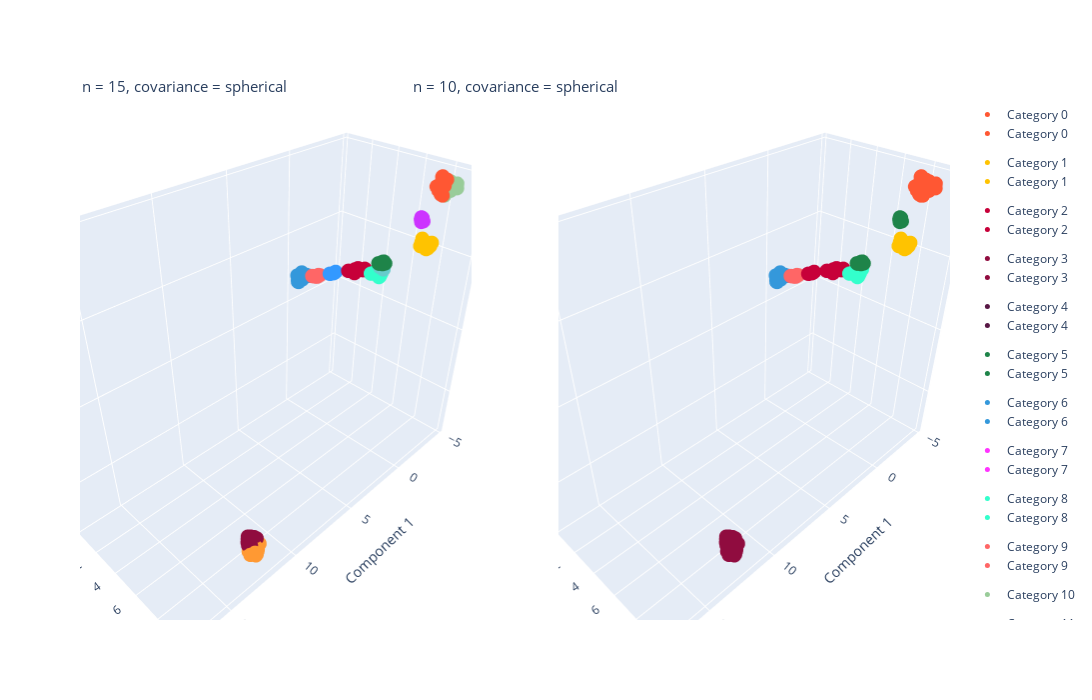

The cell this chart's notebook holds for it:
### Markdown cell above
In order to visualize how clusters were corresponded, another pca fit is done but this time only with 2 components to have x-y axis

### Code cell
# Declaring umap instance to use for plotting
umap_plot = UMAP(n_components=3, random_state=23)

# Creating the X_plot dataset
X_plot = umap_plot.fit_transform(X_sc)

# Plotting with Plotly
colors = ["#FF5733", "#FFC300", "#C70039", "#900C3F", "#581845", "#1E8449", "#3498DB",
          "#FF33FF", "#33FFCC", "#FF6666", "#99CC99", "#3399FF", "#FF9933", "#CC33FF", "#66CCCC"]

fig = make_subplots(rows=1, cols=2, specs=[[{'type': 'scatter3d'}, {'type': 'scatter3d'}]])

for j in range(2):
    model = gaussian_models[j]
    X_plot_gauss = np.c_[X_plot, gaussian_labels[j]]
    n_components = len(np.unique(gaussian_labels[j]))
    
    for category in np.unique(gaussian_labels[j]):
        category_indices = (gaussian_labels[j] == category)
        scatter = go.Scatter3d(x=X_plot_gauss[category_indices, 0], 
                               y=X_plot_gauss[category_indices, 1], 
                               z=X_plot_gauss[category_indices, 2],
                               mode='markers', 
                               marker=dict(color=colors[category], size=5),
                               name=f'Category {category}',
                               legendgroup=f'Category {category}')

        fig.add_trace(scatter, row=1, col=j + 1)

titles = [f'n = {gaussian_models[0].n_components}, covariance = {gaussian_models[0].covariance_type}',
          f'n = {gaussian_models[1].n_components}, covariance = {gaussian_models[1].covariance_type}']

legend_1 = go.layout.Annotation(x=0.5, y=1.15, xref="paper", yref="paper", text=titles[0], showarrow=False, font=dict(size=15))
legend_2 = go.layout.Annotation(x=1.5, y=1.15, xref="paper", yref="paper", text=titles[1], showarrow=False, font=dict(size=15))

# Configure the layout of the plot
fig.update_layout(scene1=dict(xaxis_title='Component 1', yaxis_title='Component 2', zaxis_title='Component 3'),
                  scene2=dict(xaxis_title='Component 1', yaxis_title='Component 2', zaxis_title='Component 3'),
                  width=1500,
                  height=700,
                  annotations=[
                      dict(
                          showarrow=False,
                          text=titles[0],
                          xref='paper', yref='paper',
                          x=0, y=1.05,
                          font=dict(size=15)
                      ),
                      dict(
                          showarrow=False,
                          text=titles[1],
                          xref='paper', yref='paper',
                          x=0.5, y=1.05,
                          font=dict(size=15)
                      )
                  ])

fig.show()

### Figure 1 — Plotly figure (JSON) as saved in the notebook; plotly's stock layout.template omitted (floating-point values rounded to 4 significant figures)
{"data": [{"legendgroup": "Category 0", "marker": {"color": "#FF5733", "size": 5}, "mode": "markers", "name": "Category 0", "scene": "scene", "type": "scatter3d", "x": [-3.567, -3.369, -3.937, -3.333, -3.224, -3.618, -3.709, -3.312, -3.63, -3.979, -3.484, -3.735, -3.482, -4.052, -3.501, -3.277, -3.369, -3.816, -3.911], "y": [8.398, 8.4, 8.149, 8.209, 8.48, 8.331, 8.227, 8.095, 8.417, 7.989, 8.472, 8.422, 8.378, 7.991, 8.257, 8.428, 8.21, 8.073, 8.009], "z": [13.84, 13.95, 13.83, 14.43, 14.25, 14.67, 14.51, 14.33, 14.61, 14.72, 14.43, 14.7, 13.93, 14.6, 14.46, 14.02, 14.13, 14.05, 14.69]}, {"legendgroup": "Category 1", "marker": {"color": "#FFC300", "size": 5}, "mode": "markers", "name": "Category 1", "scene": "scene", "type": "scatter3d", "x": [-0.3518, -0.1671, -0.3789, -0.3085, -0.4187, -0.1366, -0.5854, -0.3225, -0.1822, -0.2347, -0.3803, -0.09116, -0.1677, -0.1141, -0.02298], "y": [9.427, 9.851, 9.525, 9.477, 9.529, 9.546, 9.299, 9.39, 9.974, 10.03, 10.02, 10.01, 10.0, 9.85, 9.956], "z": [12.31, 12.46, 12.27, 12.35, 12.33, 12.49, 12.46, 12.15, 12.41, 12.39, 12.52, 12.31, 12.43, 12.21, 12.26]}, {"legendgroup": "Category 2", "marker": {"color": "#C70039", "size": 5}, "mode": "markers", "name": "Category 2", "scene": "scene", "type": "scatter3d", "x": [-1.2, -1.263, -1.024, -1.205, -1.248, -1.284, -1.213, -1.042], "y": [4.77, 4.667, 4.113, 5.107, 5.14, 5.172, 4.488, 4.591], "z": [8.727, 8.793, 8.497, 8.833, 8.876, 8.93, 8.668, 8.502]}, {"legendgroup": "Category 3", "marker": {"color": "#900C3F", "size": 5}, "mode": "markers", "name": "Category 3", "scene": "scene", "type": "scatter3d", "x": [11.74, 11.74, 12.03, 12.01, 11.65, 12.1, 12.02, 11.51, 11.71, 11.77, 11.85, 11.89, 11.85], "y": [8.561, 8.192, 8.76, 8.5, 8.62, 8.571, 8.703, 8.674, 8.379, 8.305, 8.341, 8.51, 8.308], "z": [-2.016, -2.272, -2.295, -2.513, -2.019, -2.124, -2.312, -2.19, -2.127, -2.518, -2.426, -2.245, -2.283]}, {"legendgroup": "Category 4", "marker": {"color": "#581845", "size": 5}, "mode": "markers", "name": "Category 4", "scene": "scene", "type": "scatter3d", "x": [16.72, 16.75, 16.51, 16.75, 16.47, 16.8, 16.52, 16.79, 16.4, 16.49, 16.86, 17.24, 17.18, 17.04, 17.18, 16.62, 16.88, 17.24, 16.86, 16.52, 16.71, 16.67, 16.57, 16.34, 16.41, 16.99, 16.4, 16.73, 16.48, 16.63, 17.36], "y": [0.2079, 0.1954, 0.2075, 0.9799, 0.2715, 0.2648, 0.3996, 0.6083, 0.4901, 0.3161, 0.3209, 0.589, 0.565, 0.43, 0.5655, 0.6189, 0.8309, 0.7131, 0.7784, 0.9415, 1.102, 1.039, 0.3711, 0.9704, 0.8945, 0.9669, 0.8422, 0.6918, 0.7465, 0.3183, 0.6712], "z": [11.41, 11.1, 11.55, 10.81, 11.58, 11.28, 11.3, 10.95, 11.43, 11.44, 10.79, 10.7, 10.64, 10.97, 10.65, 10.96, 10.83, 10.59, 10.54, 10.93, 10.63, 10.7, 11.02, 10.99, 10.65, 10.44, 11.14, 10.58, 11.08, 10.8, 10.59]}, {"legendgroup": "Category 5", "marker": {"color": "#1E8449", "size": 5}, "mode": "markers", "name": "Category 5", "scene": "scene", "type": "scatter3d", "x": [-0.5336, -0.6727, -0.7664, -0.5997, -0.5376, -0.771, -0.5375, -0.5935, -0.5983, -0.5872], "y": [6.934, 6.832, 6.798, 7.0, 6.947, 6.786, 7.027, 7.091, 6.66, 6.621], "z": [10.22, 10.15, 10.08, 10.24, 10.29, 9.997, 10.33, 10.21, 10.04, 10.05]}, {"legendgroup": "Category 6", "marker": {"color": "#3498DB", "size": 5}, "mode": "markers", "name": "Category 6", "scene": "scene", "type": "scatter3d", "x": [-0.4653, -0.4244, -0.6136, -0.07194, -0.303, -0.03927, -0.1398, 0.00228, -0.4438, -0.1096, -0.008095, -0.2703, -0.2331, -0.1879, -0.1247, -0.107, -0.3125], "y": [1.083, 1.195, 1.245, 0.6606, 0.6674, 0.7483, 1.025, 0.8436, 0.7401, 0.6997, 0.7868, 0.8055, 0.9343, 0.8204, 0.9259, 0.9071, 0.8185], "z": [7.301, 7.331, 7.237, 7.248, 7.24, 6.919, 7.068, 6.859, 7.111, 7.039, 6.854, 7.231, 7.171, 7.353, 7.397, 7.389, 7.438]}, {"legendgroup": "Category 7", "marker": {"color": "#FF33FF", "size": 5}, "mode": "markers", "name": "Category 7", "scene": "scene", "type": "scatter3d", "x": [16.42, 16.44, 16.46, 16.55, 16.49], "y": [1.243, 1.155, 1.054, 1.153, 1.204], "z": [9.651, 9.718, 9.87, 9.799, 9.7]}, {"legendgroup": "Category 8", "marker": {"color": "#33FFCC", "size": 5}, "mode": "markers", "name": "Category 8", "scene": "scene", "type": "scatter3d", "x": [-1.188, -1.382, -1.319, -1.347, -1.351, -1.311, -1.346, -1.213, -1.284, -1.274, -1.356], "y": [6.488, 6.08, 6.298, 6.166, 6.298, 6.267, 6.267, 6.28, 5.817, 5.671, 5.821], "z": [9.15, 8.831, 8.801, 8.982, 8.82, 8.753, 8.758, 8.953, 8.832, 8.783, 8.863]}, {"legendgroup": "Category 9", "marker": {"color": "#FF6666", "size": 5}, "mode": "markers", "name": "Category 9", "scene": "scene", "type": "scatter3d", "x": [-0.5059, -0.4933, -0.3953, -0.4547, -0.4306, -0.3972, -0.3761], "y": [2.102, 2.224, 2.122, 1.727, 2.003, 1.679, 1.995], "z": [7.653, 7.685, 7.585, 7.443, 7.523, 7.467, 7.543]}, {"legendgroup": "Category 10", "marker": {"color": "#99CC99", "size": 5}, "mode": "markers", "name": "Category 10", "scene": "scene", "type": "scatter3d", "x": [-3.753, -3.922, -3.825, -4.195, -4.281, -4.442, -4.219, -4.301, -4.32, -4.377, -4.462, -4.242, -4.374, -4.588, -4.533], "y": [8.279, 8.224, 8.363, 8.557, 8.442, 8.288, 8.406, 8.198, 8.052, 8.592, 8.722, 8.549, 8.08, 8.614, 8.21], "z": [13.81, 13.92, 13.76, 14.05, 13.94, 13.94, 13.99, 14.37, 14.24, 14.13, 14.11, 14.24, 14.1, 14.31, 14.35]}, {"legendgroup": "Category 11", "marker": {"color": "#3399FF", "size": 5}, "mode": "markers", "name": "Category 11", "scene": "scene", "type": "scatter3d", "x": [-0.7358, -0.6822, -0.6384, -0.6488, -0.8209, -0.7867], "y": [3.269, 3.222, 2.999, 2.937, 3.134, 3.29], "z": [8.173, 8.131, 8.022, 7.997, 8.056, 8.213]}, {"legendgroup": "Category 12", "marker": {"color": "#FF9933", "size": 5}, "mode": "markers", "name": "Category 12", "scene": "scene", "type": "scatter3d", "x": [11.72, 11.8, 11.83, 11.76, 12.05, 11.53, 12.11, 11.59, 11.75, 11.52, 11.96, 11.66, 11.86, 11.8, 11.35, 12.18, 12.12, 12.31], "y": [8.594, 8.837, 9.1, 8.86, 9.102, 8.733, 9.238, 8.538, 8.983, 8.911, 9.132, 8.628, 9.04, 8.84, 8.585, 8.861, 8.661, 9.002], "z": [-2.849, -3.023, -2.509, -2.585, -2.592, -2.8, -2.64, -2.653, -2.818, -2.449, -2.769, -2.974, -2.735, -2.976, -2.678, -2.805, -2.813, -2.631]}, {"legendgroup": "Category 13", "marker": {"color": "#CC33FF", "size": 5}, "mode": "markers", "name": "Category 13", "scene": "scene", "type": "scatter3d", "x": [-2.327, -2.411, -2.303, -2.295, -2.323, -2.373], "y": [8.03, 8.107, 8.089, 8.006, 8.004, 8.047], "z": [12.52, 12.56, 12.67, 12.67, 12.79, 12.75]}, {"legendgroup": "Category 14", "marker": {"color": "#66CCCC", "size": 5}, "mode": "markers", "name": "Category 14", "scene": "scene", "type": "scatter3d", "x": [-0.8519, -1.345, -1.317, -1.223, -1.032, -1.042, -1.17, -1.211], "y": [6.641, 6.405, 6.372, 6.323, 6.582, 6.709, 6.62, 6.341], "z": [9.699, 9.539, 9.517, 9.481, 9.606, 9.606, 9.449, 9.51]}, {"legendgroup": "Category 0", "marker": {"color": "#FF5733", "size": 5}, "mode": "markers", "name": "Category 0", "scene": "scene2", "type": "scatter3d", "x": [-3.567, -3.753, -3.922, -3.825, -3.369, -3.937, -4.195, -4.281, -4.442, -3.333, -3.224, -3.618, -4.219, -4.301, -4.32, -3.709, -3.312, -3.63, -4.377, -3.979, -3.484, -3.735, -4.462, -3.482, -4.052, -3.501, -3.277, -3.369, -4.242, -3.816, -4.374, -4.588, -4.533, -3.911], "y": [8.398, 8.279, 8.224, 8.363, 8.4, 8.149, 8.557, 8.442, 8.288, 8.209, 8.48, 8.331, 8.406, 8.198, 8.052, 8.227, 8.095, 8.417, 8.592, 7.989, 8.472, 8.422, 8.722, 8.378, 7.991, 8.257, 8.428, 8.21, 8.549, 8.073, 8.08, 8.614, 8.21, 8.009], "z": [13.84, 13.81, 13.92, 13.76, 13.95, 13.83, 14.05, 13.94, 13.94, 14.43, 14.25, 14.67, 13.99, 14.37, 14.24, 14.51, 14.33, 14.61, 14.13, 14.72, 14.43, 14.7, 14.11, 13.93, 14.6, 14.46, 14.02, 14.13, 14.24, 14.05, 14.1, 14.31, 14.35, 14.69]}, {"legendgroup": "Category 1", "marker": {"color": "#FFC300", "size": 5}, "mode": "markers", "name": "Category 1", "scene": "scene2", "type": "scatter3d", "x": [-0.3518, -0.1671, -0.3789, -0.3085, -0.4187, -0.1366, -0.5854, -0.3225, -0.1822, -0.2347, -0.3803, -0.09116, -0.1677, -0.1141, -0.02298], "y": [9.427, 9.851, 9.525, 9.477, 9.529, 9.546, 9.299, 9.39, 9.974, 10.03, 10.02, 10.01, 10.0, 9.85, 9.956], "z": [12.31, 12.46, 12.27, 12.35, 12.33, 12.49, 12.46, 12.15, 12.41, 12.39, 12.52, 12.31, 12.43, 12.21, 12.26]}, {"legendgroup": "Category 2", "marker": {"color": "#C70039", "size": 5}, "mode": "markers", "name": "Category 2", "scene": "scene2", "type": "scatter3d", "x": [-1.2, -1.263, -1.024, -1.205, -1.248, -1.284, -1.213, -1.042, -0.7358, -0.6822, -0.6384, -0.6488, -0.8209, -0.7867], "y": [4.77, 4.667, 4.113, 5.107, 5.14, 5.172, 4.488, 4.591, 3.269, 3.222, 2.999, 2.937, 3.134, 3.29], "z": [8.727, 8.793, 8.497, 8.833, 8.876, 8.93, 8.668, 8.502, 8.173, 8.131, 8.022, 7.997, 8.056, 8.213]}, {"legendgroup": "Category 3", "marker": {"color": "#900C3F", "size": 5}, "mode": "markers", "name": "Category 3", "scene": "scene2", "type": "scatter3d", "x": [11.74, 11.74, 12.03, 12.01, 11.65, 12.1, 12.02, 11.51, 11.71, 11.77, 11.85, 11.89, 11.85, 11.72, 11.8, 11.83, 11.76, 12.05, 11.53, 12.11, 11.59, 11.75, 11.52, 11.96, 11.66, 11.86, 11.8, 11.35, 12.18, 12.12, 12.31], "y": [8.561, 8.192, 8.76, 8.5, 8.62, 8.571, 8.703, 8.674, 8.379, 8.305, 8.341, 8.51, 8.308, 8.594, 8.837, 9.1, 8.86, 9.102, 8.733, 9.238, 8.538, 8.983, 8.911, 9.132, 8.628, 9.04, 8.84, 8.585, 8.861, 8.661, 9.002], "z": [-2.016, -2.272, -2.295, -2.513, -2.019, -2.124, -2.312, -2.19, -2.127, -2.518, -2.426, -2.245, -2.283, -2.849, -3.023, -2.509, -2.585, -2.592, -2.8, -2.64, -2.653, -2.818, -2.449, -2.769, -2.974, -2.735, -2.976, -2.678, -2.805, -2.813, -2.631]}, {"legendgroup": "Category 4", "marker": {"color": "#581845", "size": 5}, "mode": "markers", "name": "Category 4", "scene": "scene2", "type": "scatter3d", "x": [16.72, 16.75, 16.51, 16.75, 16.47, 16.8, 16.52, 16.79, 16.4, 16.49, 16.86, 17.24, 17.18, 17.04, 17.18, 16.62, 16.88, 17.24, 16.86, 16.52, 16.71, 16.67, 16.57, 16.34, 16.41, 16.99, 16.4, 16.73, 16.48, 16.63, 17.36], "y": [0.2079, 0.1954, 0.2075, 0.9799, 0.2715, 0.2648, 0.3996, 0.6083, 0.4901, 0.3161, 0.3209, 0.589, 0.565, 0.43, 0.5655, 0.6189, 0.8309, 0.7131, 0.7784, 0.9415, 1.102, 1.039, 0.3711, 0.9704, 0.8945, 0.9669, 0.8422, 0.6918, 0.7465, 0.3183, 0.6712], "z": [11.41, 11.1, 11.55, 10.81, 11.58, 11.28, 11.3, 10.95, 11.43, 11.44, 10.79, 10.7, 10.64, 10.97, 10.65, 10.96, 10.83, 10.59, 10.54, 10.93, 10.63, 10.7, 11.02, 10.99, 10.65, 10.44, 11.14, 10.58, 11.08, 10.8, 10.59]}, {"legendgroup": "Category 5", "marker": {"color": "#1E8449", "size": 5}, "mode": "markers", "name": "Category 5", "scene": "scene2", "type": "scatter3d", "x": [-0.5336, -0.6727, -0.7664, -0.5997, -0.5376, -0.771, -0.5375, -0.5935, -0.5983, -0.5872, -2.327, -2.411, -2.303, -2.295, -2.323, -2.373], "y": [6.934, 6.832, 6.798, 7.0, 6.947, 6.786, 7.027, 7.091, 6.66, 6.621, 8.03, 8.107, 8.089, 8.006, 8.004, 8.047], "z": [10.22, 10.15, 10.08, 10.24, 10.29, 9.997, 10.33, 10.21, 10.04, 10.05, 12.52, 12.56, 12.67, 12.67, 12.79, 12.75]}, {"legendgroup": "Category 6", "marker": {"color": "#3498DB", "size": 5}, "mode": "markers", "name": "Category 6", "scene": "scene2", "type": "scatter3d", "x": [-0.4653, -0.4244, -0.6136, -0.07194, -0.303, -0.03927, -0.1398, 0.00228, -0.4438, -0.1096, -0.008095, -0.2703, -0.2331, -0.1879, -0.1247, -0.107, -0.3125], "y": [1.083, 1.195, 1.245, 0.6606, 0.6674, 0.7483, 1.025, 0.8436, 0.7401, 0.6997, 0.7868, 0.8055, 0.9343, 0.8204, 0.9259, 0.9071, 0.8185], "z": [7.301, 7.331, 7.237, 7.248, 7.24, 6.919, 7.068, 6.859, 7.111, 7.039, 6.854, 7.231, 7.171, 7.353, 7.397, 7.389, 7.438]}, {"legendgroup": "Category 7", "marker": {"color": "#FF33FF", "size": 5}, "mode": "markers", "name": "Category 7", "scene": "scene2", "type": "scatter3d", "x": [16.42, 16.44, 16.46, 16.55, 16.49], "y": [1.243, 1.155, 1.054, 1.153, 1.204], "z": [9.651, 9.718, 9.87, 9.799, 9.7]}, {"legendgroup": "Category 8", "marker": {"color": "#33FFCC", "size": 5}, "mode": "markers", "name": "Category 8", "scene": "scene2", "type": "scatter3d", "x": [-1.188, -0.8519, -1.382, -1.345, -1.317, -1.319, -1.223, -1.347, -1.032, -1.351, -1.042, -1.311, -1.17, -1.346, -1.211, -1.213, -1.284, -1.274, -1.356], "y": [6.488, 6.641, 6.08, 6.405, 6.372, 6.298, 6.323, 6.166, 6.582, 6.298, 6.709, 6.267, 6.62, 6.267, 6.341, 6.28, 5.817, 5.671, 5.821], "z": [9.15, 9.699, 8.831, 9.539, 9.517, 8.801, 9.481, 8.982, 9.606, 8.82, 9.606, 8.753, 9.449, 8.758, 9.51, 8.953, 8.832, 8.783, 8.863]}, {"legendgroup": "Category 9", "marker": {"color": "#FF6666", "size": 5}, "mode": "markers", "name": "Category 9", "scene": "scene2", "type": "scatter3d", "x": [-0.5059, -0.4933, -0.3953, -0.4547, -0.4306, -0.3972, -0.3761], "y": [2.102, 2.224, 2.122, 1.727, 2.003, 1.679, 1.995], "z": [7.653, 7.685, 7.585, 7.443, 7.523, 7.467, 7.543]}], "layout": {"annotations": [{"font": {"size": 15}, "showarrow": false, "text": "n = 15, covariance = spherical", "x": 0, "xref": "paper", "y": 1.05, "yref": "paper"}, {"font": {"size": 15}, "showarrow": false, "text": "n = 10, covariance = spherical", "x": 0.5, "xref": "paper", "y": 1.05, "yref": "paper"}], "height": 700, "scene": {"domain": {"x": [0, 0.45], "y": [0, 1]}, "xaxis": {"title": {"text": "Component 1"}}, "yaxis": {"title": {"text": "Component 2"}}, "zaxis": {"title": {"text": "Component 3"}}}, "scene2": {"domain": {"x": [0.55, 1], "y": [0, 1]}, "xaxis": {"title": {"text": "Component 1"}}, "yaxis": {"title": {"text": "Component 2"}}, "zaxis": {"title": {"text": "Component 3"}}}, "width": 1500}}
